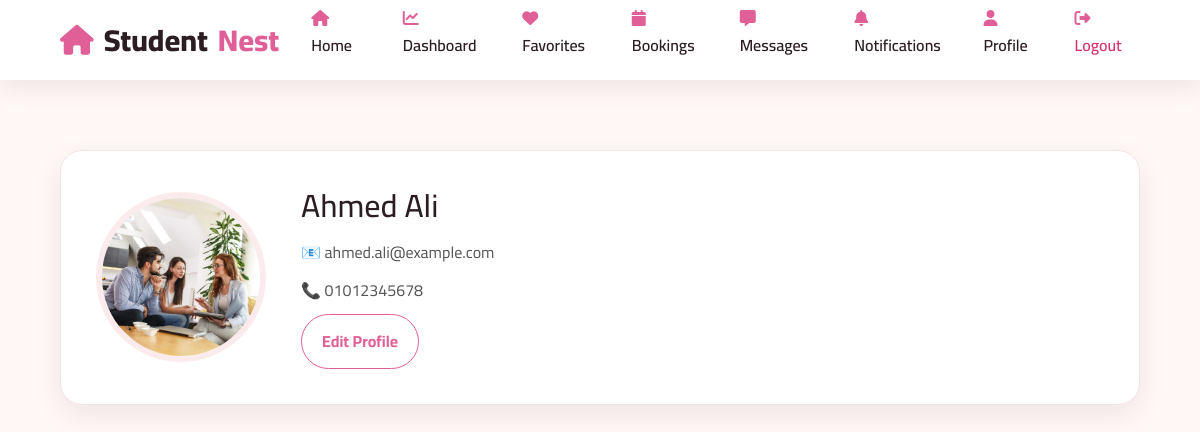
Page /tenant/profile.php (signed in) on the committed database.
### tables this page shows
CREATE TABLE `users` (
  `id` int(11) NOT NULL,
  `name` varchar(100) DEFAULT NULL,
  `email` varchar(100) DEFAULT NULL,
  `phone` varchar(20) DEFAULT NULL,
  `password` varchar(255) DEFAULT NULL,
  `role` enum('tenant','landlord') DEFAULT NULL,
  `image` varchar(255) DEFAULT NULL
);

### tenant/data/profile.php (called while the page is built, shortened)
<?php
function getProfile(PDO $conn, $userId)
{
    $sql = "SELECT
                id,
                name,
                email,
                phone,
                image
            FROM users
            WHERE id = ?";
    $stmt = $conn->prepare($sql);
    $stmt->execute([$userId]);
    return $stmt->fetch(PDO::FETCH_ASSOC);
}
?>

### tenant/profile.php (the view, shortened to what this page needs)
<?php
require "../config/database.php";
require "../includes/header.php";
require "../includes/dashboard-navbar.php";
require "data/profile.php";
$user = getProfile(
    $conn,
    $_SESSION['user_id']
);
?>
<section class="profile-page">
<div class="container">
<div class="profile-card">
<div class="profile-image">
    <?php if(!empty($user['image'])): ?>
        <img src="../<?= htmlspecialchars($user['image']); ?>" alt="Profile">
    <?php else: ?>
        <img src="../asset/imges/2.jfif" alt="Default Profile">
    <?php endif; ?>
</div>
<div class="profile-info">
<h2>
<?= htmlspecialchars($user['name']); ?>
</h2>
<p>
📧
<?= htmlspecialchars($user['email']); ?>
</p>
<p>
📞
<?= htmlspecialchars($user['phone']); ?>
</p>
<a
href="edit_profile.php"
class="main-btn">
Edit Profile
</a>
</div>
</div>
</div>
</section>

### assest/css/style.css (style rules this page uses)
:root { --primary: #e05f97; --primary-hover:#c97d84; --light:#fcebed; --bg:#fff8f7; --dark:#2b1d22; --gray:#777777; --white:#ffffff; }
* { margin:0; padding:0; box-sizing:border-box; font-family:"Cairo",sans-serif; }
html { scroll-behavior:smooth; }
body { background:var(--bg); overflow-x:hidden; color:var(--dark); line-height:1.7; }
.main-btn { background:#fff; color:var(--primary); text-decoration:none; padding:15px 35px; border-radius:12px; border:1px solid var(--primary); transition:.3s; font-weight:700; }
img { max-width:100%; height:auto; display:block; }
.main-btn, .second-btn { display:flex; justify-content:center; align-items:center; min-height:55px; }
body { overflow-x:hidden; }
.container { width:min(90%,1200px); margin:auto; }

### assest/css/tenant.css (style rules this page uses)
:root { --primary: #e05f97; --primary-hover:#c97d84; --bg:#fff8f7; --light:#fcebed; --dark:#2b1d22; --gray:#777; --white:#fff; --border:#f4e4e6; --shadow:0 10px 30px rgba(0,0,0,.08); --radius:22px; }
* { margin:0; padding:0; box-sizing:border-box; font-family:"Cairo",sans-serif; }
html { scroll-behavior:smooth; }
body { background:var(--bg); color:var(--dark); line-height:1.7; }
img { width:100%; display:block; }
a { text-decoration:none; }
.container { width:min(90%,1200px); margin:auto; }
section { padding:70px 0; }
.main-btn, .details-btn, .second-btn, .remove-btn, .favorite-btn { display:inline-flex; align-items:center; justify-content:center; gap:8px; padding:13px 20px; border:none; border-radius:30px; cursor:pointer; font-weight:700; transition:.35s; text-decoration:none; flex:1; white-space:nowrap; }
.main-btn { background:#fff; color:var(--primary); border:1px solid var(--primary); }
.welcome-box, .search-box, .profile-card, .profile-form, .chat-box, .chat-sidebar, .notification-card, .property-card, .booking-table { background:#fff; border-radius:var(--radius); border:1px solid var(--border); box-shadow:var(--shadow); }
.profile-card { display:flex; gap:35px; align-items:center; padding:35px; }
.profile-image img { width:170px; height:170px; border-radius:50%; object-fit:cover; border:6px solid var(--light); }
.profile-info { flex:1; }
.profile-info h2 { margin-bottom:15px; }
.profile-info p { margin:10px 0; color:#555; }
@media (max-width:1200px) { .container { width:92%; } }

### rows in the picture
users: name "Ahmed Ali", email "ahmed.ali@example.com", phone "01012345678"
